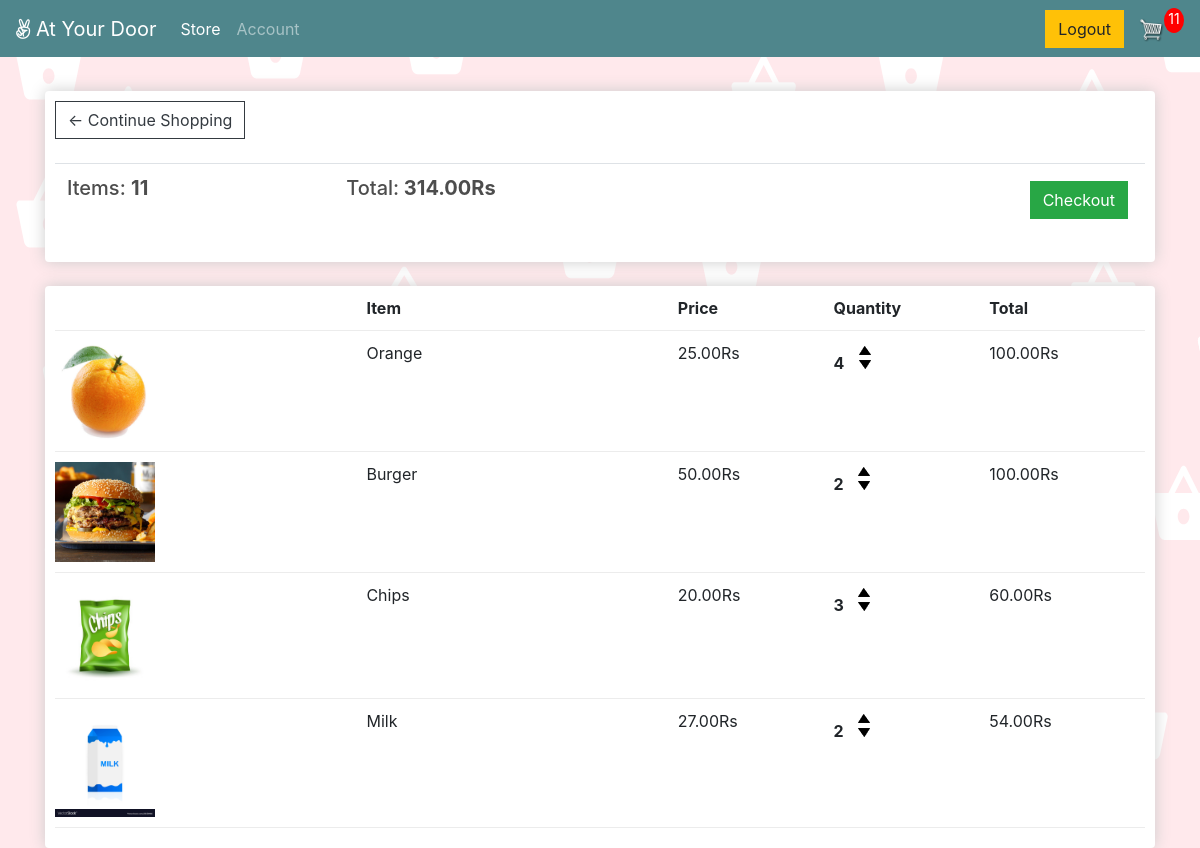
The app's page /cart/ (signed in) with its own data.
### store/models.py (models this page shows, shortened)
class Order(models.Model):
	customer = models.OneToOneField(User, null=True, blank=True, on_delete=models.CASCADE)
	date_ordered = models.DateTimeField(auto_now_add=True,null=True)
	complete = models.BooleanField(default=False)
	transaction_id = models.CharField(max_length=100, null=True)
	@property
	def get_cart_total(self):
		orderitems = self.orderitem_set.all()
		total = sum([item.get_total for item in orderitems])
		return total
	@property
	def get_cart_items(self):
		orderitems = self.orderitem_set.all()
		total = sum([item.quantity for item in orderitems])
		return total

class OrderItem(models.Model):
	product = models.ForeignKey(Product, on_delete=models.SET_NULL, null=True)
	order = models.ForeignKey(Order, on_delete=models.SET_NULL, null=True)
	quantity = models.IntegerField(default=0, null=True, blank=True)
	date_added = models.DateTimeField(auto_now_add=True)
	@property
	def get_total(self):
		total = self.product.price * self.quantity
		return total

class Product(models.Model):
	name = models.CharField(max_length=200)
	price = models.FloatField()
	digital = models.BooleanField(default=False,null=True, blank=True)
	image = models.ImageField(null=True, blank=True)
	category = models.ManyToManyField(Tags, blank=True)
	@property
	def imageURL(self):
		try:
			url = self.image.url
		except:
			url = ''
		return url

### store/views.py (the view)
# urls.py: path('cart/', views.cart, name="cart"),
@login_required(login_url='login')
def cart(request):
	data = cartData(request)
	cartItems = data['cartItems']
	order = data['order']
	items = data['items']
	context = {'items':items, 'order':order, 'cartItems':cartItems}
	return render(request, 'store/cart.html', context)

### store/utils.py (called while the page is built)
def cartData(request):
	if request.user.is_authenticated:
		customer = request.user
		order, created = Order.objects.get_or_create(customer=customer, complete=False)
		items = order.orderitem_set.all()
		cartItems = order.get_cart_items
	else:
		cookieData = cookieCart(request)
		cartItems = cookieData['cartItems']
		order = cookieData['order']
		items = cookieData['items']
	return {'cartItems':cartItems ,'order':order, 'items':items}

### store/templates/store/cart.html
{% extends 'store/main.html' %}
{% load static %}
{% block content %}
	<div class="row">
		<div class="col-lg-12">
			<div class="box-element">
				<a  class="btn btn-outline-dark" href="{% url 'store' %}">&#x2190; Continue Shopping</a>
				<br>
				<br>
				<table class="table">
					<tr>
						<th><h5>Items: <strong>{{order.get_cart_items}}</strong></h5></th>
						<th><h5>Total:<strong> {{order.get_cart_total|floatformat:2}}Rs</strong></h5></th>
						<th>
							<a  style="float:right; margin:5px;" class="btn btn-success" href="{% url 'checkout' %}">Checkout</a>
						</th>
					</tr>
				</table>
			</div>
			<br>
			<div class="box-element">
				<div class="cart-row">
					<div style="flex:2"></div>
					<div style="flex:2"><strong>Item</strong></div>
					<div style="flex:1"><strong>Price</strong></div>
					<div style="flex:1"><strong>Quantity</strong></div>
					<div style="flex:1"><strong>Total</strong></div>
				</div>
				{% for item in items %}
				<div class="cart-row">
					<div style="flex:2"><img class="row-image" src="{{item.product.imageURL}}"></div>
					<div style="flex:2"><p>{{item.product.name}}</p></div>
					<div style="flex:1"><p>{{item.product.price|floatformat:2}}Rs</p></div>
					<div style="flex:1">
						<p class="quantity">{{item.quantity}}</p>
						<div class="quantity">
							<img data-product="{{item.product.id}}" data-action="add" class="chg-quantity update-cart" src="{% static  'images/arrow-up.png' %}">
							<img data-product="{{item.product.id}}" data-action="remove" class="chg-quantity update-cart" src="{% static  'images/arrow-down.png' %}">
						</div>
					</div>
					<div style="flex:1"><p>{{item.get_total|floatformat:2}}Rs</p></div>
				</div>
				{% endfor %}
			</div>
		</div>
	</div>
{% endblock content %}

### store/templates/store/main.html (shortened to what this page needs)
<!DOCTYPE html>
{% load static %}
<html>
<head>
	<link rel="stylesheet" href="https://stackpath.bootstrapcdn.com/bootstrap/4.4.1/css/bootstrap.min.css">
	<link rel="stylesheet" type="text/css" href="{% static 'css/main.css' %}">
	<link rel="stylesheet" href="https://use.fontawesome.com/releases/v5.6.1/css/all.css">
	<link
      rel="stylesheet"
      href="https://cdnjs.cloudflare.com/ajax/libs/font-awesome/4.7.0/css/font-awesome.min.css"
    />
</head>
<body>
	<nav class="navbar navbar-expand-lg navbar-dark bg-dark">
	  <a class="navbar-brand" href="{% url 'store' %}"><i class="fa fa-angellist"></i>
		At Your Door</a>
	  <div class="collapse navbar-collapse" id="navbarSupportedContent">
	    <ul class="navbar-nav mr-auto">
	      <li class="nav-item active">
	        <a class="nav-link" href="{% url 'store' %}">Store <span class="sr-only">(current)</span></a>
	      </li>
		  <a class="nav-link" href="{% url 'account' %}">Account </a>
	    </ul>
	    <div class="form-inline my-2 my-lg-0">
	     	<a href="{% url 'logout' %}"class="btn btn-warning">Logout</a>
	     	<a href="{% url 'cart' %}">
	    		<img  id="cart-icon" src="{% static 'images/cart.png' %}">
	    	</a>
	    	<p id="cart-total">{{cartItems}}</p>
	    </div>
	  </div>
	</nav>
     <div class="container">
            <br>
            {% block content %}
            {% endblock content %}
         </div>
</body>
</html>

### static/css/main.css (style rules this page uses)
body { background-color: hsl(0, 0%, 98%); }
h1,h2,h3,h4,h5,h6 { color:hsl(0, 0%, 30%); }
.box-element { box-shadow:hsl(0, 0%, 80%) 0 0 16px; background-color: #fff; border-radius: 4px; padding: 10px; }
.bg-dark { background-color: #4f868c!important; }
#cart-icon { width:25px; display: inline-block; margin-left: 15px; }
#cart-total { display: block; text-align: center; color:#fff; background-color: red; width: 20px; height: 25px; border-radius: 50%; font-size: 14px; }
.col-lg-4, .col-lg-6, .col-lg-8, .col-lg-12 { margin-top: 10px; }
.btn { border-radius: 0; }
.row-image { width: 100px; }
.cart-row { display: flex; align-items: flex-stretch; padding-bottom: 10px; margin-bottom: 10px; border-bottom: 1px solid #ececec; }
.quantity { display: inline-block; font-weight: 700; padding-right:10px; }
.chg-quantity { width: 12px; cursor: pointer; display: block; margin-top: 5px; transition:.1s; }

### store/templates/store/main.html (style rules this page uses)
body { background-image:url('static/images/Web 1920 – 1.png'); background-repeat: repeat; background-color: #d7c8cb; }

### records on screen
Order: get_cart_items "11", get_cart_total "314.00"
OrderItem: product.imageURL (picture), product.name "Orange", product.price "25.00", quantity "4", get_total "100.00"
OrderItem: product.imageURL (picture), product.name "Burger", product.price "50.00", quantity "2", get_total "100.00"
OrderItem: product.imageURL (picture), product.name "Chips", product.price "20.00", quantity "3", get_total "60.00"
OrderItem: product.imageURL (picture), product.name "Milk", product.price "27.00", quantity "2", get_total "54.00"

### other values on screen
{{ cartItems }} "11"
